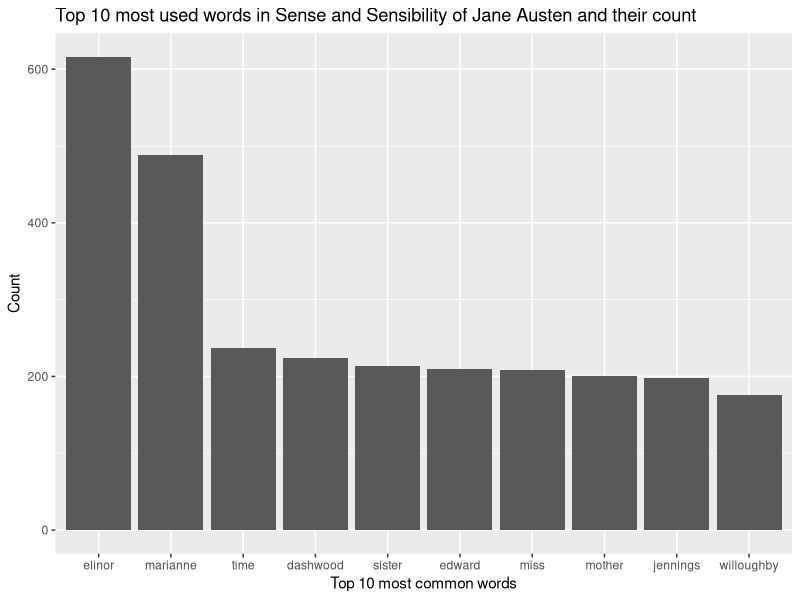

Write R code to recreate this figure.
## ---- chunk 1
knitr::opts_chunk$set(echo = TRUE)
## ---- chunk 2
#install.packages("janeaustenr")
#install.packages("tidyverse")
#install.packages("stringr")
#install.packages("purrr")
#install.packages("tidytext")
#install.packages("testthat")
## ---- chunk 3
suppressPackageStartupMessages(library(janeaustenr))
suppressPackageStartupMessages(library(tidyverse))
suppressPackageStartupMessages(library(stringr))
suppressPackageStartupMessages(library(purrr))
suppressPackageStartupMessages(library(tidytext))
suppressPackageStartupMessages(library(testthat))
## ---- chunk 4
text <- janeaustenr::sensesensibility # this is a character vector, according to the documentation
class(text) # yes, it is actually a character vector
head(text)
tail(text)
## ---- chunk 5
text_stripped <- map(text, function(x) str_remove_all(x, "[^[:alnum:]|[:space:]]")) # remove all non-space and non-alphanumerical element 
text_stripped <- unlist(text_stripped) # due to dimensional inconsistency, I am unlisting a step down the list

text_separated <- map(text_stripped, function(x) str_split(x, " ") )  # split each cell into words
text_separated <- unlist(text_separated) # due to dimensional inconsistency, I am unlisting a step down the list

# now as a preparation for filtering, I am casting the vector to a tibble
text_tibble <- tibble(text_separated) 
text_tibble <- text_tibble %>% filter(text_separated!="" & !is.na(text_separated))
text_tibble <- text_tibble %>% rename(words = text_separated )
## ---- chunk 6
text_tibble <- text_tibble %>% mutate(words=tolower(words))
head(text_tibble)
## ---- chunk 7
glimpse(tidytext::stop_words) # it is a tibble with 2 columns
## ---- chunk 8
stop_words <- tidytext::stop_words %>% pull(word)
curated_text <- text_tibble %>% filter(!words %in% stop_words)
head(curated_text, n =10)
## ---- chunk 9
glimpse(curated_text %>% count(words, sort = TRUE))
## ---- chunk 10
plot_text <- top_n(curated_text %>% count(words, sort = TRUE),10) # select the top 10 used words
ggplot(plot_text,aes(reorder(x=words,-n), y=n)) +
  geom_bar(stat="identity") +
  xlab("Top 10 most common words") +
  ylab("Count") +
  ggtitle("Top 10 most used words in Sense and Sensibility of Jane Austen and their count")
## ---- chunk 11

#' Convert words to Peccary Latin
#' 
#' @details 
#' Converts the given word to Peccary Latin. The process contains two main steps: rearrangement and addition. For the rearrangement step, the first vowel or consecutive vowel group will be cut and pasted at the end of the word for words begin with a vowel. For the words beginning with a consonant, the consonant(s) will be erased with their following vowel or vowel group.
#' At the end of the rearrangement step, "bu" sound will be extended to the rearranged word's start.
#' The method takes a word, as a string and returns another string.
#' 
#' @param word the word string that is intended to be converted into Peccary Latin
#'
#' @return resulted string after the rearrangement and addition steps
#' @example 
#' convert_to_peccary_latin("hello")
#' convert_to_peccary_latin("world")
#' convert_to_peccary_latin("Healthy")
convert_to_peccary_latin <- function(word) {
  # checks
  if (is.na(word)) stop("Sorry, you entered an NA value.")
  if (class(word) != "character")  stop("Sorry, you entered an non-string/character value.")
  if (str_length(word) == 0) stop("Sorry, you entered an empty string.")
  if (word != str_extract(word, "[:alpha:]*")) stop("Sorry, you entered a string that contains non-alpha characters.")
  
  # let's make all the letters lowercase for consistency
  word_lower <- str_to_lower(word)

  first <- str_extract(word_lower, "^[aeiou]+") # try to extract the vowel(s) from the start of the word until there is a consonant seen
  if (!is.na(first)) { # if there is a vowel or are vowels at the start of the word
    len_first <- str_length(first)
    if (len_first== str_length(word_lower)) # if there is no consonants in the word
      rearrangement <- word_lower
    else
      rearrangement <- paste(str_sub(word_lower, len_first+1, -1) , str_sub(word_lower, 1, len_first),sep="")
  }
  
  else {
    second <- str_extract(word_lower, "^[^[aeiou]]+") # try to extract consonant(s) from the start of the word until there is a vowel seen
    len_sec <- str_length(second)
    if (len_sec == str_length(word_lower)) # if there is no vowels in the word
      rearrangement <- "" 
    else {
      sub <- str_sub(word_lower, len_sec+1, -1)
      vowels <- str_extract(sub, "^[aeiou]+") # try to extract the immediate vowel(s) after the sequence of consonants
      len_vow <- str_length(vowels)
      rearrangement <- str_sub(word_lower, len_sec+len_vow+1, -1) # erase consonant(s) and following vowel(s) to the end
    }
  }
  
  return(paste("bu", rearrangement,sep="")) # add the "bu" sound to the start of the rearranged word
} 
## ---- chunk 12
convert_to_peccary_latin("tomorrow")
convert_to_peccary_latin("authorize")
convert_to_peccary_latin("rhythm") # a word without a vowel (no change will be appear besides addition of "bu")
convert_to_peccary_latin("eau") # a word without a consonant (everything will be erased)
convert_to_peccary_latin("Style")  # a word without any other letters than a consonant group and a vowel (everything will be erased)
## ---- chunk 13
test_that( "Testing for the function convert_to_peccary_latin", {
  expect_equal(convert_to_peccary_latin("ea"), "buea") # edge case - all vowels
  expect_equal(convert_to_peccary_latin("rhym"), "bu") # edge case - all consonants
  expect_equal(convert_to_peccary_latin("cycle"), "bu") # edge case - initial consonant(s) followed by vowel(s)
  expect_error(convert_to_peccary_latin(NA), "Sorry, you entered an NA value.")
  expect_error(convert_to_peccary_latin(23), "Sorry, you entered an non-string/character value.")
  expect_error(convert_to_peccary_latin(""), "Sorry, you entered an empty string.")
  expect_error(convert_to_peccary_latin("berke.ucar"), "Sorry, you entered a string that contains non-alpha characters.")
  expect_error(convert_to_peccary_latin("berke ucar"), "Sorry, you entered a string that contains non-alpha characters.")
})
